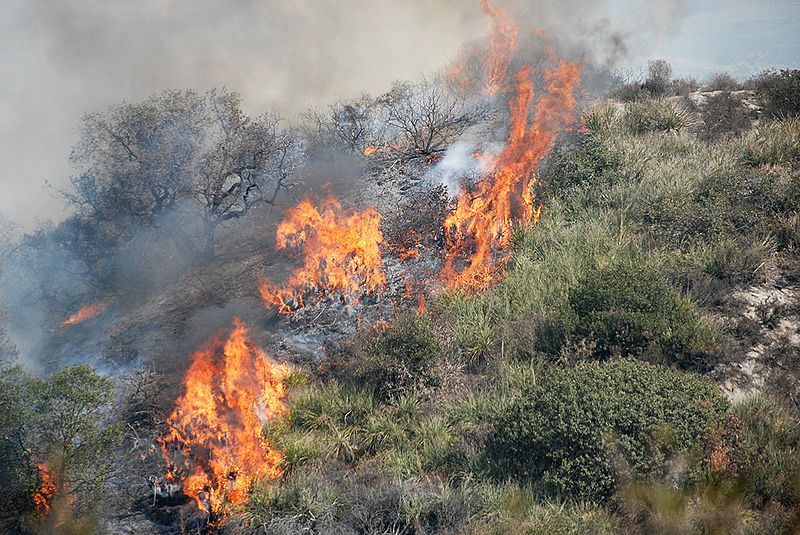
#> input picture fire.jpg, 800 x 535 px
$ jupyter execute --allow-errors notebook.ipynb
#> lines starting #> are read from the running program, lines starting #| are printed output that depends on the picture
[cell 1]
import cv2
import numpy as np
import matplotlib.pyplot as plt

kernel = np.ones((5, 5), np.uint8)

img = cv2.imread("fire.jpg", cv2.IMREAD_COLOR)
#> img is the input picture: shape (535, 800, 3); mean B, G, R 111.3, 120.5, 127.2
img = cv2.GaussianBlur(img, (5, 5), 0)
percentiles = np.percentile(img, 82, axis=(0, 1)) # type: ignore
#> percentiles = [167, 171, 181]
print(percentiles)
#| [167. 171. 181.]

img2 = np.zeros_like(img)

for i in range(img.shape[0]):
    for j in range(img.shape[1]):
        # if img[i, j, 0] < img[i, j, 1] and img[i, j, 1] < img[i, j, 2] and img[i, j, 2] >= 190 and img[i, j, 1] < 180:
        #     img2[i, j] = img[i, j]
        if img[i, j, 0] < img[i, j, 1] and img[i, j, 1] < img[i, j, 2] and img[i, j, 2] >= percentiles[2] and img[i, j, 1] < percentiles[1]:
            img2[i, j] = img[i, j]
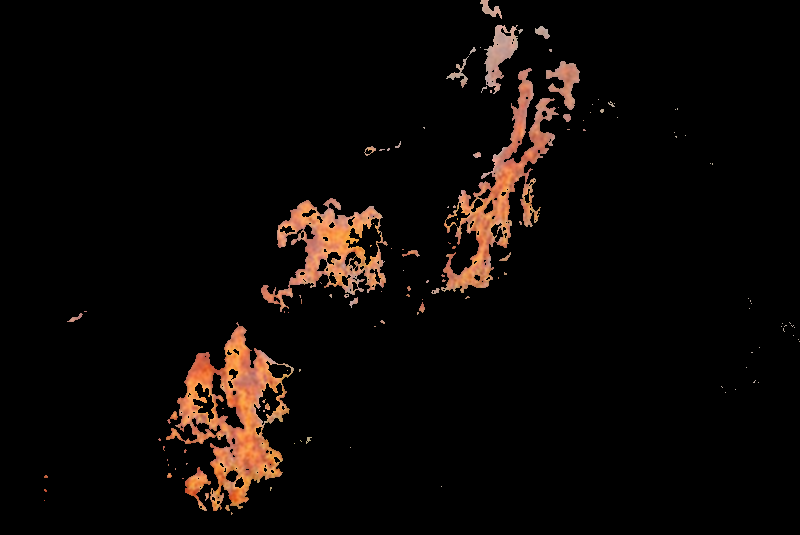
#> img2: shape (535, 800, 3); mean B, G, R 5.8, 8.1, 12.8

def show_images(images):
    unit = 10

    _, axs = plt.subplots(1, len(images), figsize=(len(images) * unit, unit))
    for i in range(len(images)):
        axs[i].axis('off')
        axs[i].imshow(cv2.cvtColor(images[i], cv2.COLOR_BGR2RGB))
    plt.show()

# [9 lines of commented-out code are left out]

#> (the rest of this cell did not finish here and is left out)
